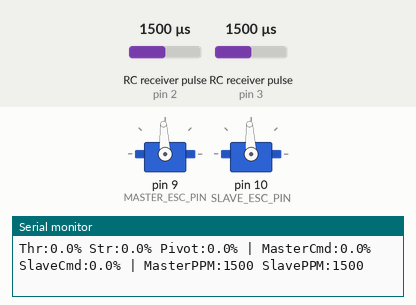
A sketch run on a simulated Arduino Uno, built with avr-gcc and run on an emulated ATmega328P. On the bench: 2 × servo, the last lines printed to the serial monitor. Wiring (inferred from the names in the program): 2 × RC receiver channel: data pin 2 / data pin 3. Inputs (shaded band) come from the test bench; at power-on: RC receiver pulse (sensors on pin 2, pin 3) 1500 µs.

Above: at 4.2 s.
4.3 s: RC receiver pulse (sensor on pin 2) set to 1250 µs
At 5.8 s:
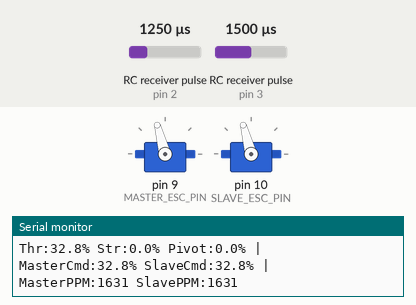
7.3 s: RC receiver pulse (sensor on pin 3) set to 1250 µs
10.3 s: RC receiver pulse (sensor on pin 3) set to 1980 µs
13.3 s: RC receiver pulse (sensor on pin 2) set to 1980 µs
At 14.2 s:
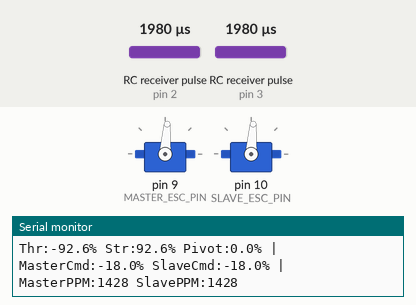
15.0 s: RC receiver pulse (sensor on pin 2) set to 1500 µs
At 15.7 s:
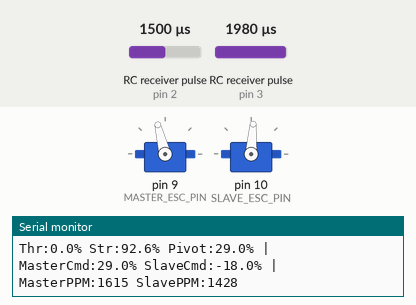
18.0 s: RC receiver pulse (sensor on pin 3) set to 1500 µs
At 18.7 s:
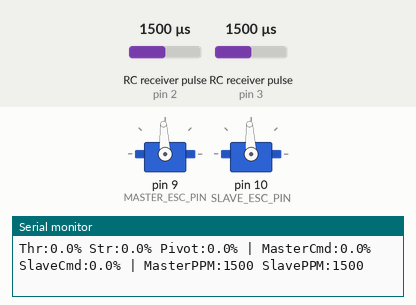
Timing chart, 0 to 20.7 s (numbered marks = the images above; inputs shaded):
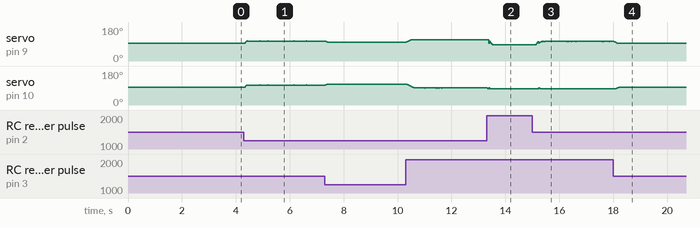

Measured:
- after the input at 13.3 s, servo on pin 9 (MASTER_ESC_PIN): 112° → 86° after 0.09 s
- after the input at 15.0 s, servo on pin 10 (SLAVE_ESC_PIN): 86° → 91° after 0.23 s, → 90° 0.02 s later, → 88° 0.02 s later, → 86° 0.02 s later
- after the input at 18.0 s, servo on pin 10 (SLAVE_ESC_PIN): 86° → 93° after 0.08 s

The sketch:

SpeedReverseController.ino
```cpp
#include <Servo.h>

// =====================
// RC INPUTS
// =====================
const int THROTTLE_IN_PIN = 2;  // RC CH2
const int STEERING_IN_PIN = 3;  // RC CH4

// =====================
// ESC OUTPUTS
// =====================
Servo masterESC;
Servo slaveESC;

const int MASTER_ESC_PIN = 9;
const int SLAVE_ESC_PIN  = 10;

// =====================
// PPM SETTINGS
// =====================
const int PPM_MID = 1500;
const int PPM_RANGE_US = 400;   // 1500 ± 400 = 1100–1900 us

// =====================
// SPEED LIMITS
// =====================
// Main forward speed limit as percent of full PPM range.
const float MAX_FORWARD_SPEED_PERCENT = 50.0;

// Reverse is separately capped for safety.
const float MAX_REVERSE_SPEED_PERCENT = 18.0;

// Steering while moving.
const float STEERING_GAIN = 0.40;

// Pivot / zero-radius turn tuning.
const float PIVOT_GAIN = 0.35;
const float PIVOT_EXPO = 0.75;
const float PIVOT_RAMP_STEP = 0.012;

// Balance left/right pivot speed.
// If master is faster, lower MASTER_PIVOT_GAIN_TRIM.
// If slave is faster, lower SLAVE_PIVOT_GAIN_TRIM.
const float MASTER_PIVOT_GAIN_TRIM = 1.00;
const float SLAVE_PIVOT_GAIN_TRIM  = 1.00;

// =====================
// INVERSIONS
// =====================
const bool INVERT_THROTTLE = true;
const bool INVERT_STEERING = false;
const bool INVERT_MASTER   = false;
const bool INVERT_SLAVE    = false;

// =====================
// INPUT TUNING
// =====================
const int RC_DEADBAND_US = 60;

const float THROTTLE_EXPO = 0.45;
const float STEERING_EXPO = 0.45;

// Ramping
const float THROTTLE_RAMP_STEP = 0.025;
const float STEERING_RAMP_STEP = 0.025;

// Signal timeout
const unsigned long SIGNAL_TIMEOUT_MS = 100;

// =====================
// INTERRUPT STATE
// =====================
volatile unsigned long throttleRise = 0;
volatile unsigned long steeringRise = 0;

volatile int throttlePulse = 1500;
volatile int steeringPulse = 1500;

volatile unsigned long lastThrottleUpdate = 0;
volatile unsigned long lastSteeringUpdate = 0;

// =====================
// CONTROL STATE
// =====================
float throttleCurrent = 0;
float steeringCurrent = 0;
float pivotCurrent = 0;

unsigned long lastPrint = 0;

// =====================
// ISR
// =====================
void throttleISR() {
  if (digitalRead(THROTTLE_IN_PIN)) {
    throttleRise = micros();
  } else {
    unsigned long width = micros() - throttleRise;
    if (width >= 900 && width <= 2100) {
      throttlePulse = width;
      lastThrottleUpdate = millis();
    }
  }
}

void steeringISR() {
  if (digitalRead(STEERING_IN_PIN)) {
    steeringRise = micros();
  } else {
    unsigned long width = micros() - steeringRise;
    if (width >= 900 && width <= 2100) {
      steeringPulse = width;
      lastSteeringUpdate = millis();
    }
  }
}

// =====================
// HELPERS
// =====================
float pulseToNorm(int pulse, bool invert) {
  int centered = pulse - 1500;

  if (abs(centered) < RC_DEADBAND_US) return 0.0;

  float x = centered / 500.0;
  x = constrain(x, -1.0, 1.0);

  if (invert) x = -x;
  return x;
}

float applyExpo(float x, float expo) {
  return (1.0 - expo) * x + expo * x * x * x;
}

float rampToward(float current, float target, float step) {
  if (current < target) {
    current += step;
    if (current > target) current = target;
  } else if (current > target) {
    current -= step;
    if (current < target) current = target;
  }
  return current;
}

float limitForwardReverse(float cmd) {
  float forwardLimit = MAX_FORWARD_SPEED_PERCENT / 100.0;
  float reverseLimit = MAX_REVERSE_SPEED_PERCENT / 100.0;

  if (cmd > forwardLimit) cmd = forwardLimit;
  if (cmd < -reverseLimit) cmd = -reverseLimit;

  return cmd;
}

void writeNeutral() {
  masterESC.writeMicroseconds(PPM_MID);
  slaveESC.writeMicroseconds(PPM_MID);
  throttleCurrent = 0;
  steeringCurrent = 0;
  pivotCurrent = 0;
}

int cmdToPPM(float cmd) {
  cmd = constrain(cmd, -1.0, 1.0);
  return PPM_MID + int(cmd * PPM_RANGE_US);
}

// =====================
// SETUP
// =====================
void setup() {
  Serial.begin(115200);

  pinMode(THROTTLE_IN_PIN, INPUT);
  pinMode(STEERING_IN_PIN, INPUT);

  attachInterrupt(digitalPinToInterrupt(THROTTLE_IN_PIN), throttleISR, CHANGE);
  attachInterrupt(digitalPinToInterrupt(STEERING_IN_PIN), steeringISR, CHANGE);

  masterESC.attach(MASTER_ESC_PIN);
  slaveESC.attach(SLAVE_ESC_PIN);

  writeNeutral();

  Serial.println("FT85BD Speed Reverse Controller");
  Serial.println("Forward speed percent limit + capped reverse + pivot trim");
  delay(3000);
  Serial.println("Ready.");
}

// =====================
// LOOP
// =====================
void loop() {
  noInterrupts();
  int thrUs = throttlePulse;
  int strUs = steeringPulse;
  unsigned long thrAge = millis() - lastThrottleUpdate;
  unsigned long strAge = millis() - lastSteeringUpdate;
  interrupts();

  if (thrAge > SIGNAL_TIMEOUT_MS || strAge > SIGNAL_TIMEOUT_MS) {
    writeNeutral();
    Serial.println("RC SIGNAL LOST -> NEUTRAL");
    delay(10);
    return;
  }

  float throttle = pulseToNorm(thrUs, INVERT_THROTTLE);
  float steering = pulseToNorm(strUs, INVERT_STEERING);

  throttle = applyExpo(throttle, THROTTLE_EXPO);
  steering = applyExpo(steering, STEERING_EXPO);

  throttleCurrent = rampToward(throttleCurrent, throttle, THROTTLE_RAMP_STEP);
  steeringCurrent = rampToward(steeringCurrent, steering, STEERING_RAMP_STEP);

  float masterCmd = 0;
  float slaveCmd = 0;

  if (abs(throttleCurrent) < 0.05) {
    // True zero-radius pivot mode:
    // wheels move equal/opposite, with separate trim.
    float pivotTarget = applyExpo(steeringCurrent, PIVOT_EXPO) * PIVOT_GAIN;
    pivotCurrent = rampToward(pivotCurrent, pivotTarget, PIVOT_RAMP_STEP);

    masterCmd = pivotCurrent * MASTER_PIVOT_GAIN_TRIM;
    slaveCmd  = -pivotCurrent * SLAVE_PIVOT_GAIN_TRIM;
  } else {
    pivotCurrent = 0;

    // Option B arcade mixing:
    // outside wheel speeds up, inside wheel slows down.
    float turn = steeringCurrent * STEERING_GAIN;

    masterCmd = throttleCurrent + turn;
    slaveCmd  = throttleCurrent - turn;

    float maxMag = max(abs(masterCmd), abs(slaveCmd));
    if (maxMag > 1.0) {
      masterCmd /= maxMag;
      slaveCmd  /= maxMag;
    }
  }

  if (INVERT_MASTER) masterCmd = -masterCmd;
  if (INVERT_SLAVE)  slaveCmd  = -slaveCmd;

  // Apply forward/reverse speed caps AFTER mixing.
  masterCmd = limitForwardReverse(masterCmd);
  slaveCmd  = limitForwardReverse(slaveCmd);

  int masterPPM = cmdToPPM(masterCmd);
  int slavePPM  = cmdToPPM(slaveCmd);

  masterESC.writeMicroseconds(masterPPM);
  slaveESC.writeMicroseconds(slavePPM);

  if (millis() - lastPrint > 200) {
    lastPrint = millis();

    Serial.print("Thr:");
    Serial.print(throttleCurrent * 100.0, 1);
    Serial.print("% Str:");
    Serial.print(steeringCurrent * 100.0, 1);

    Serial.print("% Pivot:");
    Serial.print(pivotCurrent * 100.0, 1);

    Serial.print("% | MasterCmd:");
    Serial.print(masterCmd * 100.0, 1);
    Serial.print("% SlaveCmd:");
    Serial.print(slaveCmd * 100.0, 1);

    Serial.print("% | MasterPPM:");
    Serial.print(masterPPM);
    Serial.print(" SlavePPM:");
    Serial.println(slavePPM);
  }

  delay(5);
}
```
